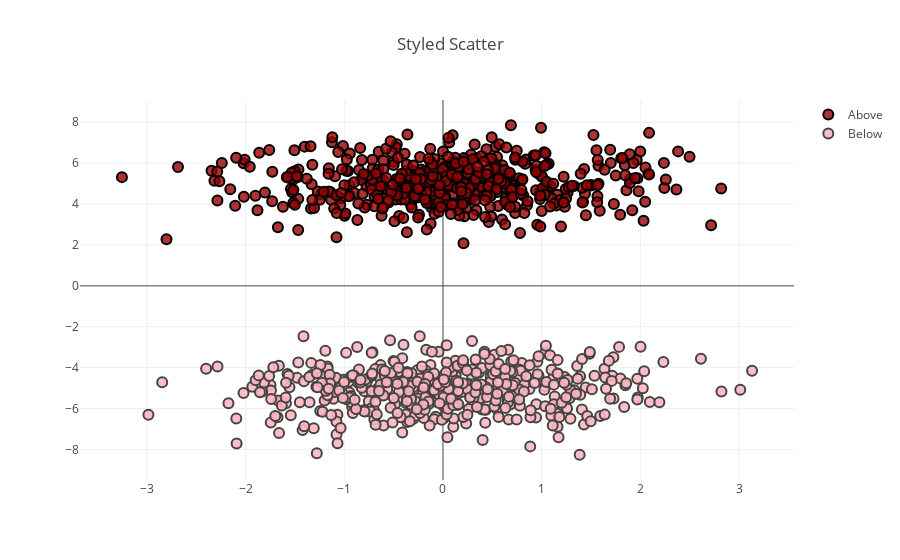

The notebook cell this image was saved under:
### Markdown cell above
# Style Scatter Plots

### Code cell
import plotly.plotly as py
import plotly.graph_objs as go

import numpy as np

N = 500

trace0 = go.Scatter(
    x = np.random.randn(N),
    y = np.random.randn(N)+5,
    name = 'Above',
    mode = 'markers',
    # creating marks in coordinate space 
    marker = dict(
        size = 10,
        color = 'rgba(152, 0, 0, .8)',
        line = dict(
            width = 2,
            color = 'rgb(0, 0, 0)'
        )
    )
)

trace1 = go.Scatter(
    x = np.random.randn(N),
    y = np.random.randn(N)-5,
    name = 'Below',
    mode = 'markers',
    marker = dict(
        size = 10,
        color = 'rgba(255, 182, 193, .9)',
        line = dict(
            width = 2,
        )
    )
)
# creating data from trace
data = [trace0, trace1]

layout = dict(title = 'Styled Scatter',
              yaxis = dict(zeroline = True),
              xaxis = dict(zeroline = True)
             )

fig = dict(data=data, layout=layout)
iplot(fig)

### Figure 1 — Plotly figure (JSON) as saved in the notebook; plotly's stock layout.template omitted (floating-point values rounded to 4 significant figures; data arrays with more than 128 entries replaced by an {"elided": "..."} marker saying what was removed)
{"data": [{"marker": {"color": "rgba(152, 0, 0, .8)", "line": {"color": "rgb(0, 0, 0)", "width": 2}, "size": 10}, "mode": "markers", "name": "Above", "type": "scatter", "x": {"elided": "500 float values"}, "y": {"elided": "500 float values"}}, {"marker": {"color": "rgba(255, 182, 193, .9)", "line": {"width": 2}, "size": 10}, "mode": "markers", "name": "Below", "type": "scatter", "x": {"elided": "500 float values"}, "y": {"elided": "500 float values"}}], "layout": {"title": "Styled Scatter", "xaxis": {"zeroline": true}, "yaxis": {"zeroline": true}}}
